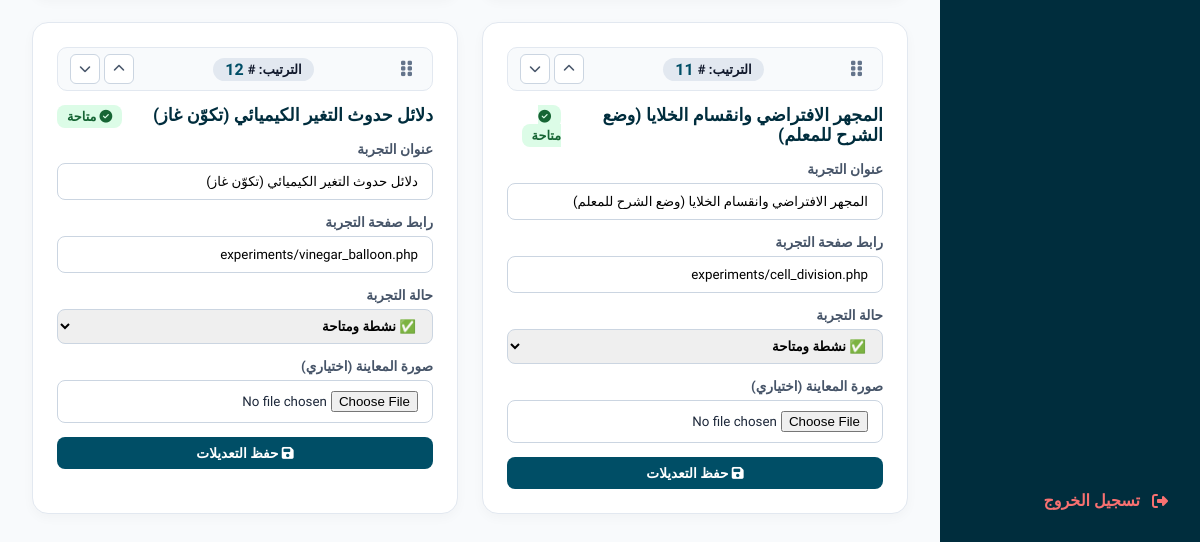
Before: /admin/experiments.php (signed in, lower part) with the older database file.
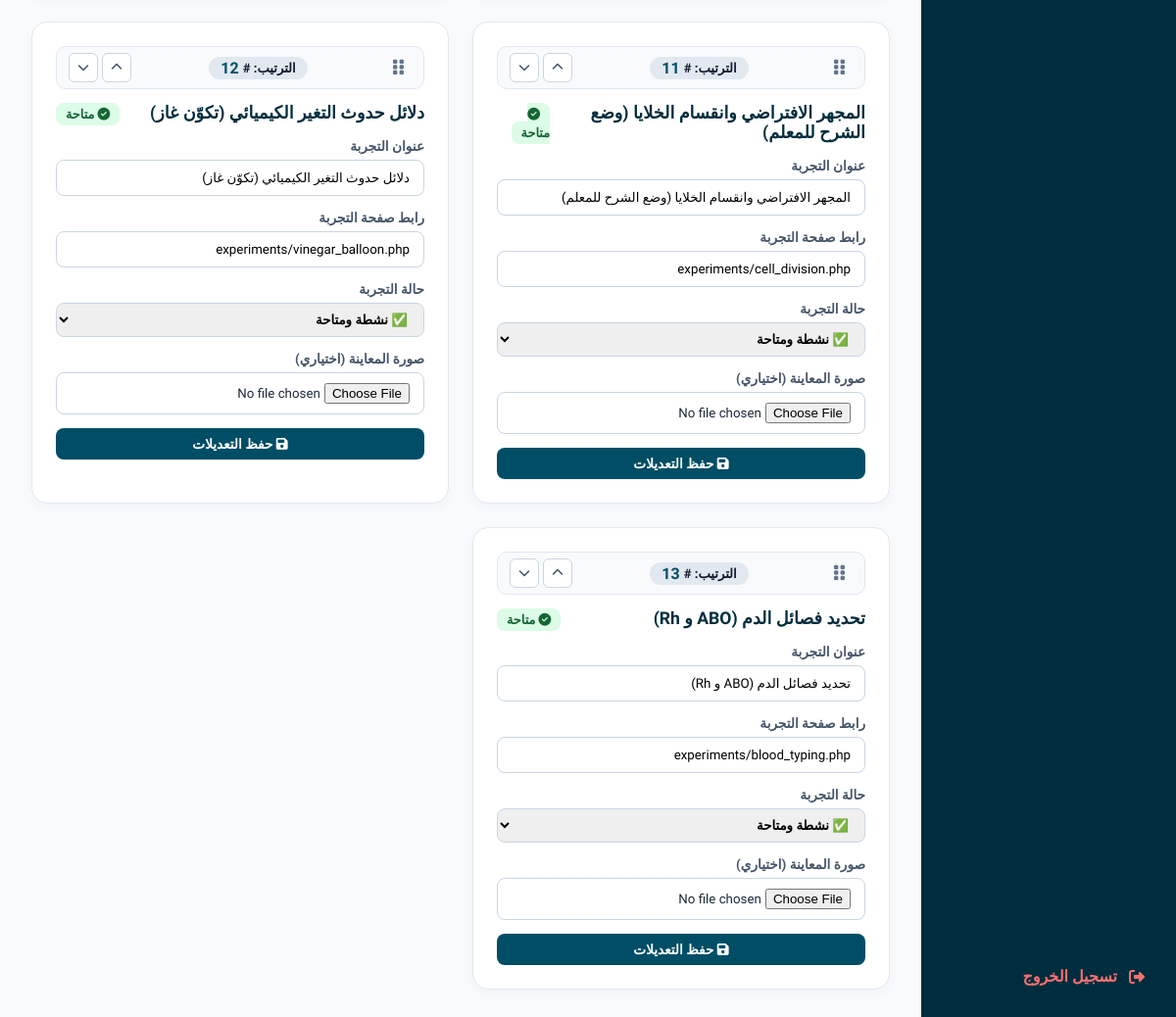
After: the same page with the newer database file.
### tables this page shows
CREATE TABLE IF NOT EXISTS `experiments` (
  `id` int(11) NOT NULL AUTO_INCREMENT,
  `code_name` varchar(50) NOT NULL,
  `title` varchar(100) NOT NULL,
  `page_url` varchar(100) NOT NULL,
  `image_url` varchar(255) DEFAULT NULL,
  `is_active` tinyint(4) DEFAULT 1 COMMENT '1=نشطة, 0=معطلة, 2=قيد التنفيذ/قريباً',
  `display_order` int(11) DEFAULT 0,
  `created_at` timestamp NOT NULL DEFAULT current_timestamp(),
  PRIMARY KEY (`id`),
  UNIQUE KEY `code_name` (`code_name`)
);

### functions.php (called while the page is built, shortened)
<?php
require_once __DIR__ . '/config.php';
function ensureExperimentsSchemaUpdated() {
    global $conn;
    $col_check = $conn->query("SHOW COLUMNS FROM experiments LIKE 'display_order'");
}
function getAllExperiments($active_only = false) {
    global $conn;
    ensureExperimentsSchemaUpdated();
    $query = "SELECT * FROM experiments";
    $query .= " ORDER BY display_order ASC, id ASC";
    $result = mysqli_query($conn, $query);
    return $result ? $result->fetch_all(MYSQLI_ASSOC) : [];
}

### admin/experiments.php (the view, shortened to what this page needs)
<?php
$experiments = getAllExperiments();
?>
<!DOCTYPE html>
<html lang="ar" dir="rtl">
<head>
    <link rel="stylesheet" href="https://cdnjs.cloudflare.com/ajax/libs/font-awesome/6.4.0/css/all.min.css">
</head>
<body>
    <div class="sidebar">
        <a href="auth.php?logout=1" class="nav-item" style="margin-top: auto; color: #f87171;"><i class="fas fa-sign-out-alt"></i> تسجيل الخروج</a>
    </div>
    <div class="main-content">
        <div class="grid" id="experimentsGrid">
            <?php foreach ($experiments as $idx => $exp): ?>
                <div class="card exp-sortable-card" draggable="true" data-id="<?=$exp['id']?>">
                    <div class="card-reorder-toolbar">
                        <div class="drag-handle" title="اسحب بالماوس أو اللمس لإعادة الترتيب">
                            <i class="fas fa-grip-vertical"></i>
                        </div>
                        <span class="order-badge">الترتيب: #<strong class="order-num"><?=$idx + 1?></strong></span>
                        <div class="reorder-arrow-btns">
                            <button type="button" class="btn-arrow btn-up" title="تقديم للأعلى" onclick="moveCard(this, -1)">
                                <i class="fas fa-chevron-up"></i>
                            </button>
                            <button type="button" class="btn-arrow btn-down" title="تأخير للأسفل" onclick="moveCard(this, 1)">
                                <i class="fas fa-chevron-down"></i>
                            </button>
                        </div>
                    </div>
                    <div class="card-header">
                        <div class="card-title"><?=htmlspecialchars($exp['title'])?></div>
                        <div>
                            <?php if ($exp['is_active'] == 1): ?>
                                <span style="background:#dcfce7; color:#166534; padding:4px 10px; border-radius:8px; font-weight:700; font-size:0.8rem;"><i class="fas fa-check-circle"></i> متاحة</span>
                            <?php elseif ($exp['is_active'] == 2): ?>
                                <span style="background:#fef3c7; color:#92400e; padding:4px 10px; border-radius:8px; font-weight:700; font-size:0.8rem;"><i class="fas fa-hourglass-half"></i> قيد التنفيذ</span>
                            <?php else: ?>
                                <span style="background:#f1f5f9; color:#64748b; padding:4px 10px; border-radius:8px; font-weight:700; font-size:0.8rem;"><i class="fas fa-ban"></i> معطلة</span>
                            <?php endif; ?>
                        </div>
                    </div>
                    <form method="POST" enctype="multipart/form-data">
                        <div class="form-group">
                            <label>عنوان التجربة</label>
                            <input type="text" name="title" value="<?=htmlspecialchars($exp['title'])?>" required>
                        </div>
                        <div class="form-group">
                            <label>رابط صفحة التجربة</label>
                            <input type="text" name="page_url" value="<?=htmlspecialchars($exp['page_url'])?>">
                        </div>
                        <div class="form-group">
                            <label>حالة التجربة</label>
                            <select name="is_active" style="width: 100%; padding: 8px 12px; border: 1px solid #cbd5e1; border-radius: 8px; outline: none; font-family: 'Cairo'; font-weight: 700;">
                                <option value="1" <?=$exp['is_active'] == 1 ? 'selected' : ''?>>✅ نشطة ومتاحة</option>
                            </select>
                        </div>
                        <div class="form-group">
                            <label>صورة المعاينة (اختياري)</label>
                            <input type="file" name="exp_image" accept="image/*">
                        </div>
                        <button type="submit" name="update_exp" class="btn" style="width:100%;"><i class="fas fa-save"></i> حفظ التعديلات</button>
                    </form>
                </div>
            <?php endforeach; ?>
        </div>
    </div>
</body>
</html>

Changed rows visible on the page:
added experiments: title "تحديد فصائل الدم (ABO و Rh)", shows "متاحة", page_url "experiments/blood_typing.php", is_active "✅ نشطة ومتاحة"
